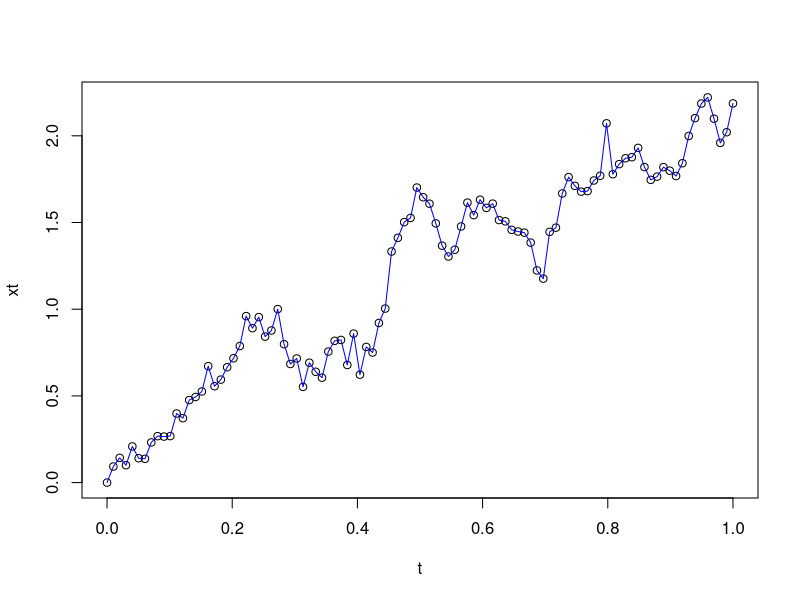
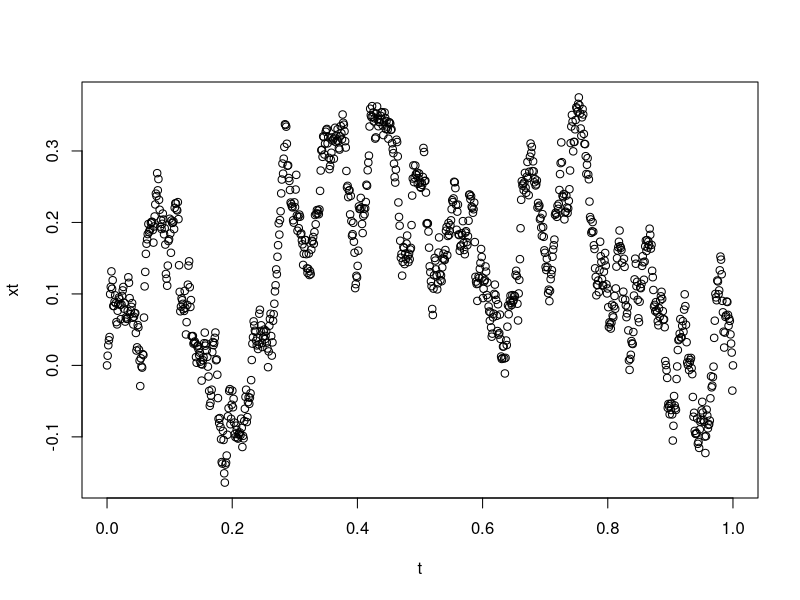

Recreate these plots in R, in order.
#### Exercise 1 ####
library(MASS)
library(mvtnorm)
#everything done here in one function, in interval [0,5] and 1000 points
gaussprocess<-function(from=0,to=1,K=function(s,t){min(s,t)},m=100){
  t<-seq(from=from,to=to,length.out=m)
  Sigma<-sapply(t,function(s1){
    sapply(t,function(s2){
      K(s1,s2)
    })
  })
  path<-mvrnorm(mu=rep(0,times=m),Sigma=Sigma)
  return(data.frame("t"=t,"xt"=path))
}
Kdata<-gaussprocess(from=0,to=1,K=function(s,t){min(s,t)}) #extract dataframe
plot(xt~t,data=Kdata,xlab="t",ylab="xt") #produce plot
lines(Kdata$t,Kdata$xt,col="blue")
#To change the kernel function and implement, remember to change in both function and Kdata!

#### Exercise 2 ####
N<-1000 #this is the number of points over the interval
cjVec<-double(N) #first create the vector of independent cj's
for (j in 1:N){
  lambda<-(j*pi)^(-1)
  cjVec[j]<-rnorm(1,mean=0,sd=lambda)
}
#Now write function that finds the phi_j(x) over the interval
gaussprocess2<-function(from=0,to=1,m=1000,j1,term=function(j,x1){sin(j*pi*x1)}){
  x<-seq(from=from,to=to,length.out=1000)
  fx<-sapply(x,function(x1){
    term(j1,x1)
  })
  return(fx)
}
#Call the function to compute phi_j(x) for lots of j and combine into single vector
xt<-rep(0,1000)
for (j in 1:N){
  fx<-gaussprocess2(from=0,to=1,m=1000,j,term=function(j,x1){sin(j*pi*x1)})
  xt<-xt+cjVec[j]*fx
}
x<-seq(from=0,to=1,length.out=1000)
plot(x,xt,xlab="t",ylab="xt") 